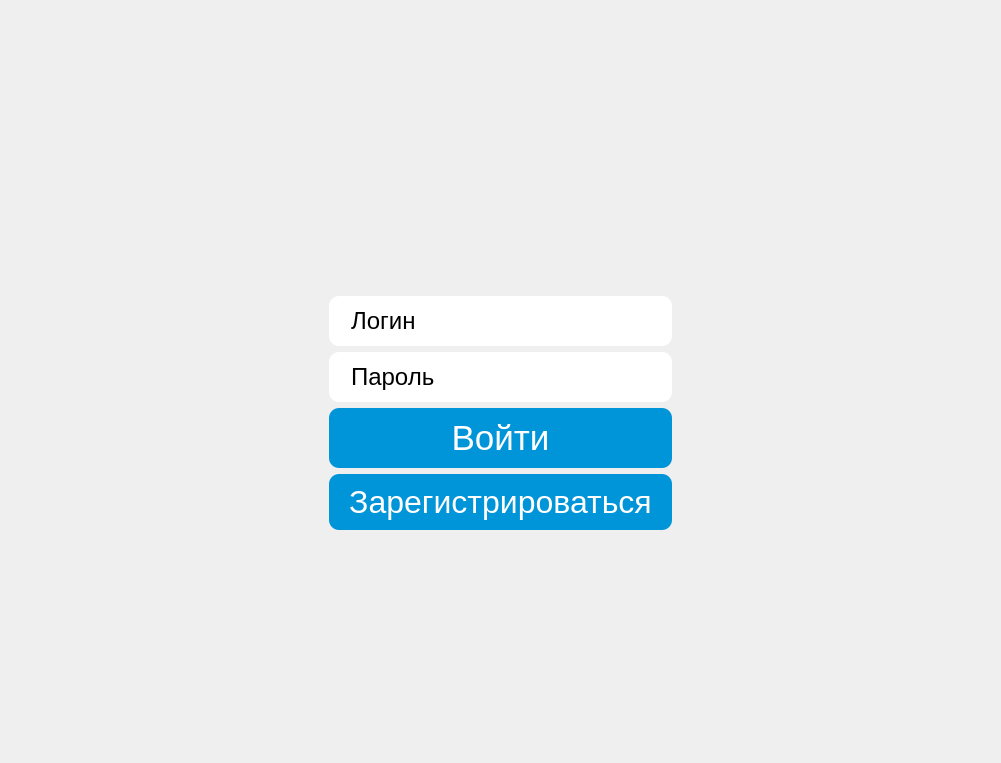
<?xml version="1.0" encoding="UTF-8"?>
<ui version="4.0">
 <class>EntryWindow</class>
 <widget class="QMainWindow" name="EntryWindow">
  <property name="geometry">
   <rect>
    <x>0</x>
    <y>0</y>
    <width>1001</width>
    <height>763</height>
   </rect>
  </property>
  <property name="windowTitle">
   <string>MainWindow</string>
  </property>
  <property name="styleSheet">
   <string notr="true">background-image: url('png/clouds.jpg');
background-repeat: no-repeat;
background-position: center;
background-size: cover;</string>
  </property>
  <widget class="QWidget" name="centralwidget">
   <property name="styleSheet">
    <string notr="true">background: transparent; </string>
   </property>
   <layout class="QGridLayout" name="gridLayout">
    <item row="4" column="1">
     <widget class="QLineEdit" name="password_line">
      <property name="font">
       <font>
        <family>Arial</family>
        <pointsize>18</pointsize>
       </font>
      </property>
      <property name="focusPolicy">
       <enum>Qt::ClickFocus</enum>
      </property>
      <property name="styleSheet">
       <string notr="true">background: white;
border: none;                
    border-radius: 10px;        
    padding: 10px 20px;          </string>
      </property>
      <property name="text">
       <string>Пароль</string>
      </property>
      <property name="maxLength">
       <number>64</number>
      </property>
     </widget>
    </item>
    <item row="6" column="1">
     <widget class="QPushButton" name="sign_up_button">
      <property name="font">
       <font>
        <family>Arial</family>
        <pointsize>24</pointsize>
       </font>
      </property>
      <property name="focusPolicy">
       <enum>Qt::NoFocus</enum>
      </property>
      <property name="styleSheet">
       <string notr="true">QPushButton {
    background: rgb(0, 148, 216);
    color: white;
    border: none;
    border-radius: 10px;
    padding: 10px 20px;
}
QPushButton:hover {
    background: rgb(0, 120, 190); /* Цвет при наведении */
}
QPushButton:pressed {
    background: rgb(0, 100, 160); /* Цвет при нажатии */
}</string>
      </property>
      <property name="text">
       <string>Зарегистрироваться</string>
      </property>
     </widget>
    </item>
    <item row="1" column="1" alignment="Qt::AlignHCenter">
     <widget class="QLabel" name="logo">
      <property name="maximumSize">
       <size>
        <width>250</width>
        <height>250</height>
       </size>
      </property>
      <property name="styleSheet">
       <string notr="true">background: transparent;
</string>
      </property>
      <property name="text">
       <string/>
      </property>
      <property name="pixmap">
       <pixmap>../png/Default_eng.png</pixmap>
      </property>
      <property name="scaledContents">
       <bool>true</bool>
      </property>
     </widget>
    </item>
    <item row="7" column="1">
     <spacer name="vertical_spacer_2">
      <property name="orientation">
       <enum>Qt::Vertical</enum>
      </property>
      <property name="sizeHint" stdset="0">
       <size>
        <width>20</width>
        <height>40</height>
       </size>
      </property>
     </spacer>
    </item>
    <item row="5" column="1">
     <widget class="QPushButton" name="sign_in_button">
      <property name="font">
       <font>
        <family>Arial</family>
        <pointsize>26</pointsize>
       </font>
      </property>
      <property name="focusPolicy">
       <enum>Qt::NoFocus</enum>
      </property>
      <property name="styleSheet">
       <string notr="true">QPushButton {
    background: rgb(0, 148, 216);
    color: white;
    border: none;
    border-radius: 10px;
    padding: 10px 20px;
}
QPushButton:hover {
    background: rgb(0, 120, 190); /* Цвет при наведении */
}
QPushButton:pressed {
    background: rgb(0, 100, 160); /* Цвет при нажатии */
}</string>
      </property>
      <property name="text">
       <string>Войти</string>
      </property>
     </widget>
    </item>
    <item row="3" column="1">
     <widget class="QLineEdit" name="login_line">
      <property name="font">
       <font>
        <family>Arial</family>
        <pointsize>18</pointsize>
       </font>
      </property>
      <property name="focusPolicy">
       <enum>Qt::ClickFocus</enum>
      </property>
      <property name="styleSheet">
       <string notr="true">background: white;
border: none;                
    border-radius: 10px;        
    padding: 10px 20px;          </string>
      </property>
      <property name="text">
       <string>Логин</string>
      </property>
      <property name="maxLength">
       <number>64</number>
      </property>
     </widget>
    </item>
    <item row="1" column="0">
     <spacer name="horizontal_spacer1">
      <property name="orientation">
       <enum>Qt::Horizontal</enum>
      </property>
      <property name="sizeHint" stdset="0">
       <size>
        <width>40</width>
        <height>20</height>
       </size>
      </property>
     </spacer>
    </item>
    <item row="1" column="2">
     <spacer name="horizontal_spacer_2">
      <property name="orientation">
       <enum>Qt::Horizontal</enum>
      </property>
      <property name="sizeHint" stdset="0">
       <size>
        <width>40</width>
        <height>20</height>
       </size>
      </property>
     </spacer>
    </item>
    <item row="0" column="1">
     <spacer name="vertical_spacer1">
      <property name="orientation">
       <enum>Qt::Vertical</enum>
      </property>
      <property name="sizeHint" stdset="0">
       <size>
        <width>20</width>
        <height>40</height>
       </size>
      </property>
     </spacer>
    </item>
    <item row="2" column="1">
     <widget class="QLabel" name="appointment">
      <property name="minimumSize">
       <size>
        <width>0</width>
        <height>30</height>
       </size>
      </property>
      <property name="font">
       <font>
        <family>Arial</family>
        <pointsize>12</pointsize>
       </font>
      </property>
      <property name="styleSheet">
       <string notr="true">background: transparent;</string>
      </property>
      <property name="text">
       <string/>
      </property>
     </widget>
    </item>
   </layout>
  </widget>
 </widget>
 <resources/>
 <connections/>
</ui>
